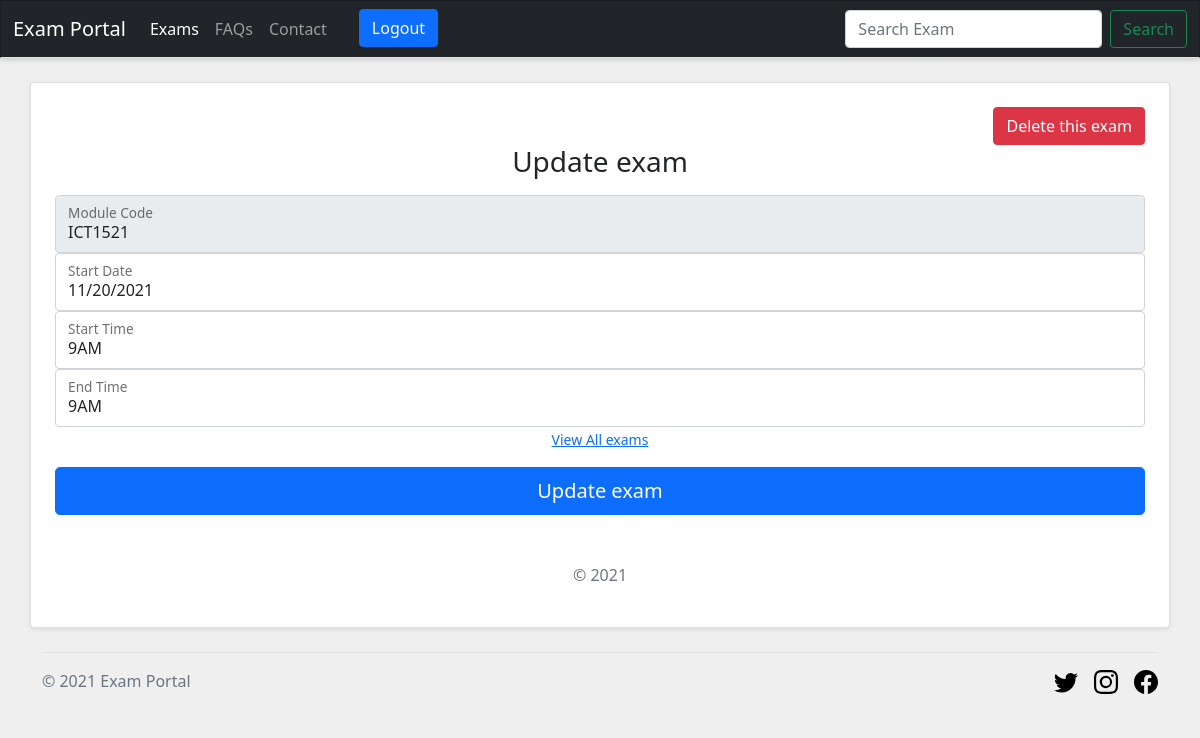
/edit_exam.php?id=7 (signed in), run on the app's committed database.
### tables this page shows
CREATE TABLE `examinations` (
  `id` int(11) NOT NULL,
  `module_code` varchar(8) DEFAULT NULL,
  `start_time` varchar(55) DEFAULT NULL,
  `completion_time` varchar(55) DEFAULT NULL,
  `exam_type` varchar(11) NOT NULL DEFAULT 'MCQ',
  `exam_date` varchar(55) DEFAULT NULL
);

### config/db.php (called while the page is built, shortened)
<?php
    $base_url = "http://" . $_SERVER['SERVER_NAME'] . "/exam-portal";
?>

### edit_exam.php (the view, shortened to what this page needs)
<?php
require_once("config/db.php");
$query_product = "SELECT * FROM `examinations` WHERE id = " . $_REQUEST['id'];
$exam_result = mysqli_query($connection, $query_product);
?>
<?php require_once("header.php"); ?>
<section class="text-center">
    <div class="container card rounded shadow-sm my-4 p-4">
        <?php
            if($exam_result->num_rows > 0){
                while($exam_info = mysqli_fetch_array($exam_result)){
        ?>
        <div>
            <form action="" method="post" id="delete_exam_form">
                <button class="btn btn-danger float-end" name="delete_exam" type="submit">Delete this exam</button>
            </form>
        </div>
        <form action="" method="post" id="update_product_form">
            <h1 class="h3 mb-3 fw-normal">Update exam</h1>
            <div class="form-floating">
                <input type="text" class="form-control" id="module_code" name="module_code" value="<?php echo $exam_info['module_code'] ?>" readonly>
                <label for="module_code">Module Code</label>
            </div>
            <div class="form-floating">
                <input type="text" class="form-control" id="datepicker" name="exam_date" placeholder="Start Date" value="<?php echo $exam_info['exam_date'] ?>">
                <label for="exam_date">Start Date</label>
            </div>
            <div class="form-floating">
                <select class="form-control" name="start_time" id="start_time" value="<?php echo $exam_info['start_time'] ?>">
                    <option value="9AM">9AM</option>
                </select>
                <label for="start_time">Start Time</label>
            </div>
            <div class="form-floating">
                <select class="form-control" name="end_time" id="end_time" value="<?php echo $exam_info['completion_time'] ?>">
                    <option value="9AM">9AM</option>
                </select>
                <label for="end_time">End Time</label>
            </div>
            <?php }} ?>
            <div class="checkbox mb-3">
                <label>
                    <a href="<?php echo $base_url; ?>/index.php"><small>View All exams</small></a>
                </label>
            </div>
            <button class="w-100 btn btn-lg btn-primary" type="submit">Update exam</button>
            <p class="mt-5 mb-3 text-muted">© 2021</p>
        </form>
    </div>
</section>
<?php require_once("footer.php"); ?>

### resources/css/site.css (style rules this page uses)
body { background-color: #efefef !important; }

### data on the page
examinations: module_code "ICT1521", exam_date "11/20/2021", start_time "9AM", end_time "9AM"
